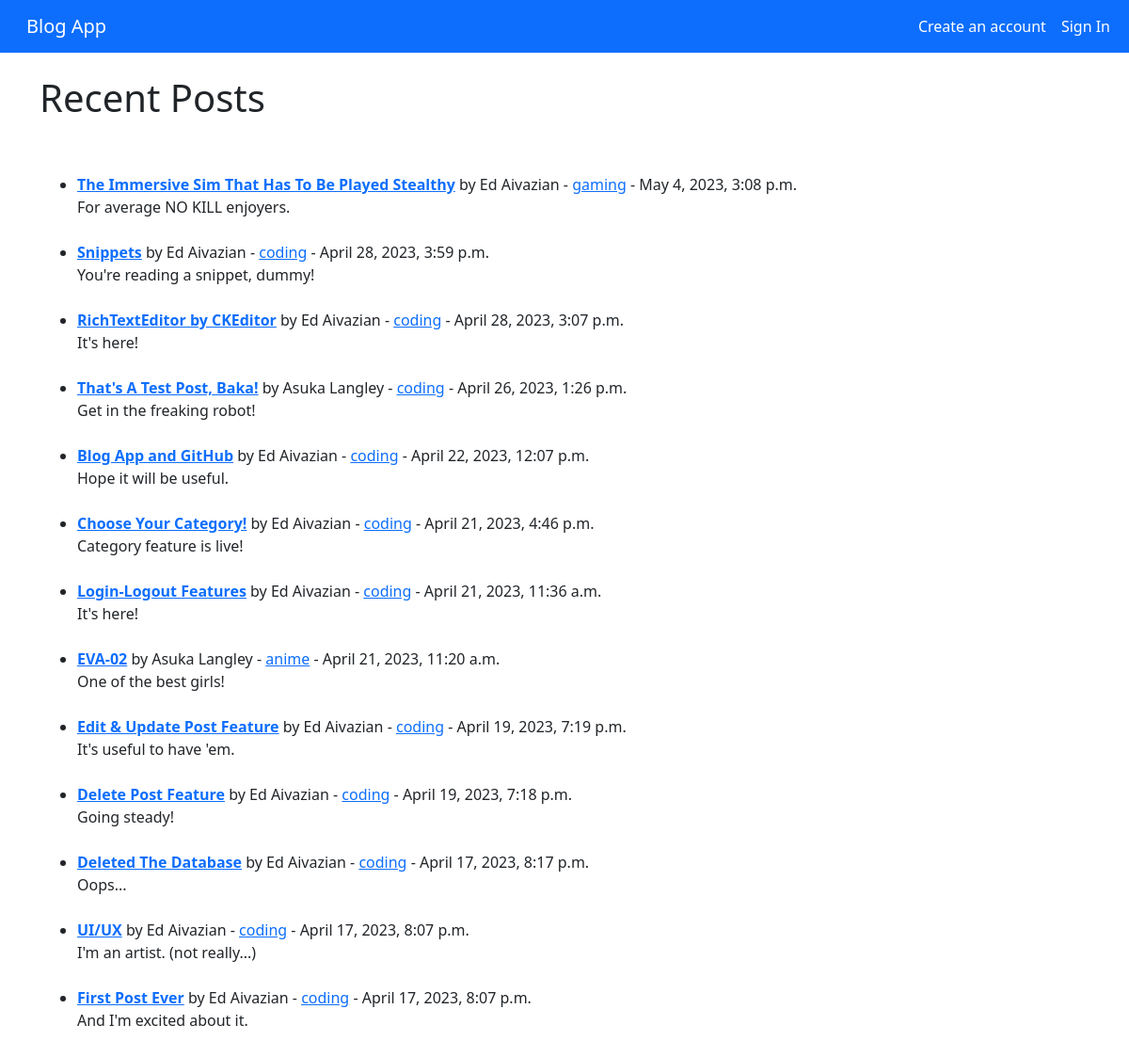
/, run on an earlier commit of the app's database.
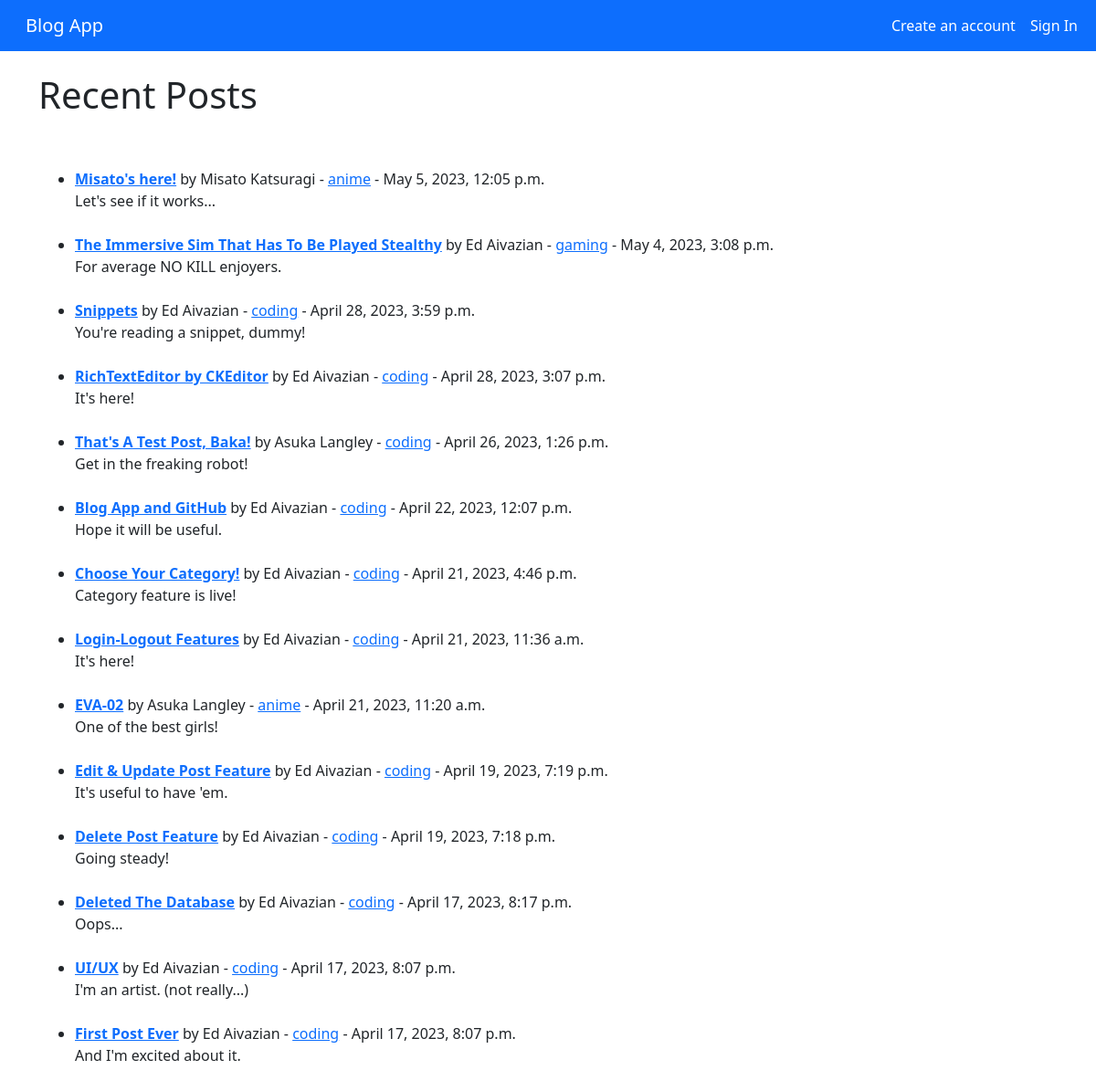
And on a later commit of the database.
### blogs/models.py (models this page shows, shortened)
class Post(models.Model):
    category = models.CharField(max_length=100, default='it') # категория поста со значением "IT" по умолчанию
    header_image = models.ImageField(null=True,
                                     blank=True,
                                     upload_to='images/')
    snippet = models.CharField(max_length=100)
    title = models.CharField(max_length=100) # название поста
    title_tag = models.CharField(max_length=100, default='Blog App')
    author = models.ForeignKey(User, on_delete=models.CASCADE) # при удалении темы, все записи по теме также удаляются - это каскадное удаление
    body = RichTextField(blank=True, null=True) # "богатое" поле для написания поста
    date_added = models.DateTimeField(auto_now_add=True)
    likes = models.ManyToManyField(User, related_name='blog_posts') # кнопка лайка

### blogs/views.py (the view)
class HomeView(ListView):
    model = Post
    template_name = 'home.html'
    categories = Category.objects.all()
    ordering = ['-id'] # минус выводит посты на домашней странице в обратном порядке: от самого нового к самому старому
    def get_context_data(self, *args, **kwargs):
        category_menu = Category.objects.all() # достаёт все названия категорий из Category.models.py
        context = super(HomeView, self).get_context_data(*args, **kwargs)
        context ['category_menu'] = category_menu
        return context

### blogs/templates/home.html (shortened to what this page needs)
{% extends "base.html" %}
{% block content %}
<h1>Recent Posts</h1>
<br/><br/>
<ul>
{% for post in object_list %}
    <li><a href="{% url 'article-detail' post.pk %}"><strong>{{ post.title }}</strong></a> by
        {{ post.author.first_name }}
        {{ post.author.last_name}} -
        <a href="{% url 'category' post.category|slugify %}">{{ post.category }}</a>
        - {{ post.date_added }}
        <br/>
        {{ post.snippet }}
        <br/><br/>
    </li>
{% endfor %}
</ul>
{% endblock content %}

What changed in the data, as far as the page shows it:
added Post: title "Misato's here!", author.first_name "Misato", author.last_name "Katsuragi", category "anime", date_added "May 5, 2023, 12:05 p.m.", snippet "Let's see if it works..."
